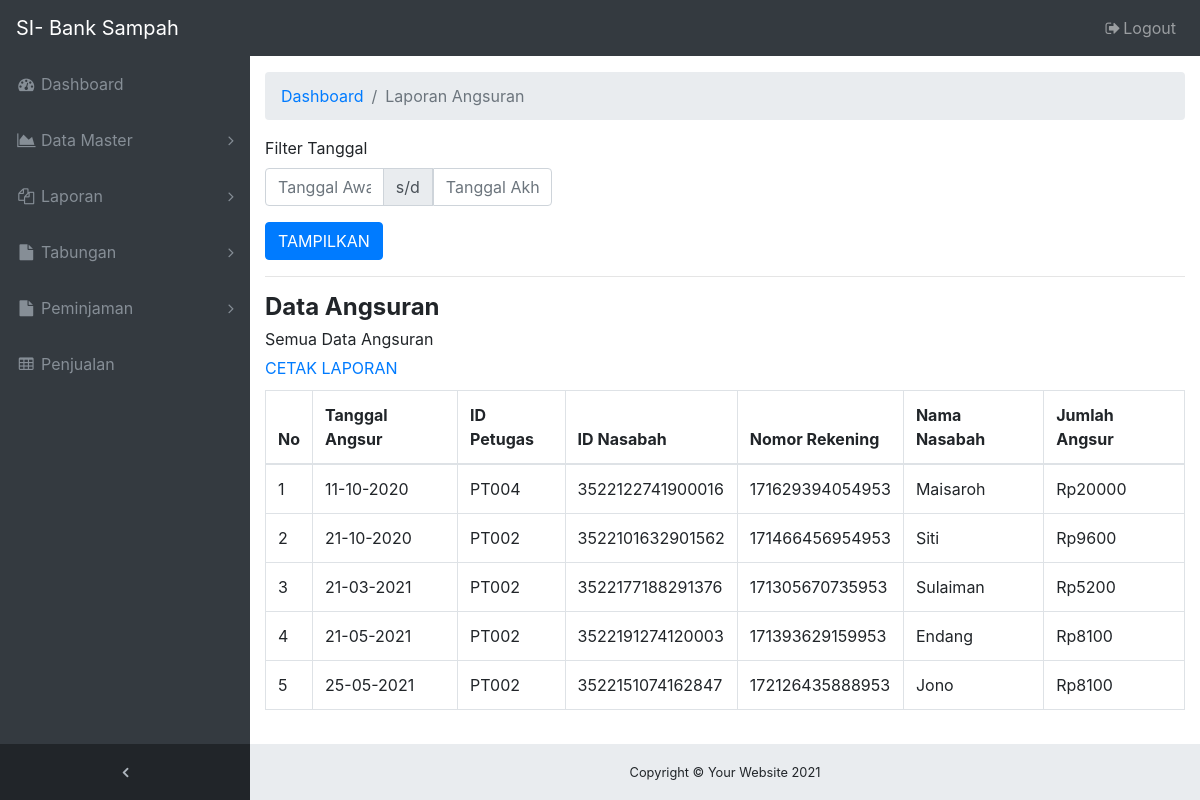
The app's page /ADMIN/laporan-angsuran.php (signed in), older data.
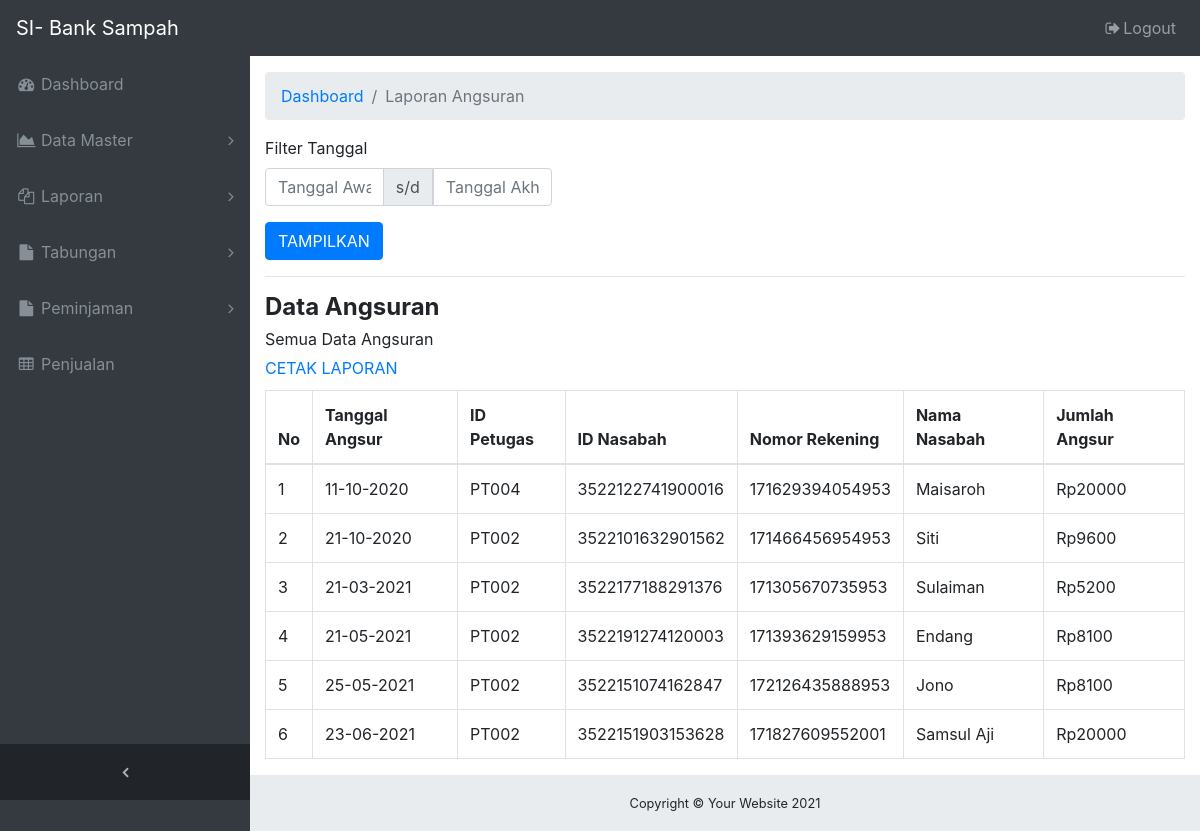
The same page, newer data.
### tables this page shows
CREATE TABLE `tb_angsuran` (
  `id_angsur` varchar(10) NOT NULL,
  `id_petugas` varchar(10) NOT NULL,
  `id_nasabah` varchar(20) NOT NULL,
  `id_jenis` varchar(10) NOT NULL,
  `berat_angsur` int(11) NOT NULL,
  `total_angsur` int(11) NOT NULL,
  `tanggal_angsur` date NOT NULL
);

CREATE TABLE `tb_nasabah` (
  `id_nasabah` varchar(20) NOT NULL,
  `nama_nasabah` varchar(50) NOT NULL,
  `jk_nasabah` varchar(10) NOT NULL,
  `alamat_nasabah` varchar(50) NOT NULL,
  `telp_nasabah` varchar(15) NOT NULL,
  `pekerjaan_nasabah` varchar(15) NOT NULL,
  `tgl_daftar` date NOT NULL,
  `norek_nasabah` varchar(20) NOT NULL,
  `saldo_nasabah` int(11) NOT NULL,
  `pinjaman_nasabah` int(11) NOT NULL
);

### ADMIN/laporan-angsuran.php (the view, shortened to what this page needs)
<!DOCTYPE html>
<html lang="en">
  <head>
    <link href="vendor/bootstrap/css/bootstrap.min.css" rel="stylesheet">
    <link href="vendor/font-awesome/css/font-awesome.min.css" rel="stylesheet" type="text/css">
    <link href="vendor/datatables/dataTables.bootstrap4.css" rel="stylesheet">
    <link href="css/sb-admin.css" rel="stylesheet">
    <?php include 'navbar.php'; ?>
  </head>
  <body class="fixed-nav sticky-footer bg-dark" id="page-top">
    <div class="content-wrapper">
      <div class="container-fluid">
        <ol class="breadcrumb">
          <li class="breadcrumb-item">
            <a href="index.php">Dashboard</a>
          </li>
          <li class="breadcrumb-item active">Laporan Angsuran</li>
        </ol>
        <form method="GET" action="laporan-angsuran.php">
          <div class="row">
            <div class="col-sm-6 col-md-4">
              <div class="form-group">
                <label>Filter Tanggal</label>
                <div class="input-group">
                  <input type="text" name="tgl_awal" value="<?= @$_GET['tgl_awal'] ?>" class="form-control tgl_awal datetimepicker-input" placeholder="Tanggal Awal" data-toggle="datetimepicker" data-target=".tgl_awal" autocomplete="off">
                  <div class="input-group-append">
                    <span class="input-group-text">s/d</span>
                  </div>
                  <input type="text" name="tgl_akhir" value="<?= @$_GET['tgl_akhir'] ?>" class="form-control tgl_akhir datetimepicker-input" placeholder="Tanggal Akhir" data-toggle="datetimepicker" data-target=".tgl_akhir" autocomplete="off">
                </div>
              </div>
            </div>
          </div>
          <button type="submit" name="filter" value="true" class="btn btn-primary">TAMPILKAN</button>
        </form>
        <?php
        include "koneksi_db.php";
        $tgl_awal  = @$_GET['tgl_awal'];
        $tgl_akhir = @$_GET['tgl_akhir'];
        if(empty($tgl_awal) or empty($tgl_akhir)){
        $query     = "SELECT a.id_angsur, a.id_petugas, a.id_nasabah, n.norek_nasabah, n.nama_nasabah, a.total_angsur, a.tanggal_angsur FROM tb_angsuran a INNER JOIN tb_nasabah n WHERE a.id_nasabah = n.id_nasabah";
        $url_cetak = "print-laporan-angsuran.php";
        $label     = "Semua Data Angsuran";
        }
        ?>
        <hr />
        <h4 style="margin-bottom: 5px;"><b>Data Angsuran</b></h4>
        <?php echo $label ?><br />
        <div style="margin-top: 5px;">
          <a href="<?php echo $url_cetak ?>">CETAK LAPORAN</a>
        </div>
        <div class="table-responsive" style="margin-top: 10px;">
          <table class="table table-bordered">
            <thead>
              <tr>
                <th>No</th>
                <th>Tanggal Angsur</th>
                <th>ID Petugas</th>
                <th>ID Nasabah</th>
                <th>Nomor Rekening</th>
                <th>Nama Nasabah</th>
                <th>Jumlah Angsur</th>
              </tr>
            </thead>
            <tbody>
              <?php
              $sql = mysqli_query($koneksi, $query);
              $row = mysqli_num_rows($sql);
              $nomor = 1;
              if($row > 0){
              while($data = mysqli_fetch_array($sql)){
              $tgl = date('d-m-Y', strtotime($data['tanggal_angsur']));
              echo "<tr>";
                echo "<td>".$nomor++."</td>";
                echo "<td>".$tgl."</td>";
                echo "<td>".$data['id_petugas']."</td>";
                echo "<td>".$data['id_nasabah']."</td>";
                echo "<td>".$data['norek_nasabah']."</td>";
                echo "<td>".$data['nama_nasabah']."</td>";
                echo "<td>Rp".$data['total_angsur']."</td>";
              echo "</tr>";
              }
              }else{
              echo "<tr><td colspan='5'>Data tidak ada</td></tr>";
              }
              ?>
            </tbody>
          </table>
        </div>
      </div>
      <?php include 'footer.php'; ?>
    </div>
  </body>
</html>

### ADMIN/navbar.php (shortened to what this page needs)
<nav class="navbar navbar-expand-lg navbar-dark bg-dark fixed-top" id="mainNav">
  <a class="navbar-brand" href="index.php">SI- Bank Sampah</a>
  <div class="collapse navbar-collapse" id="navbarResponsive">
    <ul class="navbar-nav navbar-sidenav" id="exampleAccordion">
      <li class="nav-item" data-toggle="tooltip" data-placement="right" title="Dashboard">
        <a class="nav-link" href="index.php">
          <i class="fa fa-fw fa-dashboard"></i>
          <span class="nav-link-text">Dashboard</span>
        </a>
      </li>
      <li class="nav-item" data-toggle="tooltip" data-placement="right" title="Laporan">
        <a class="nav-link nav-link-collapse collapsed" data-toggle="collapse" href="#collapseData" data-parent="#exampleAccordion">
          <i class="fa fa-fw fa-area-chart"></i>
          <span class="nav-link-text">Data Master</span>
        </a>
      </li>
      <li class="nav-item" data-toggle="tooltip" data-placement="right" title="Laporan">
        <a class="nav-link nav-link-collapse collapsed" data-toggle="collapse" href="#collapseLaporan" data-parent="#exampleAccordion">
          <i class="fa fa-fw fa-copy"></i>
          <span class="nav-link-text">Laporan</span>
        </a>
      </li>
      <li class="nav-item" data-toggle="tooltip" data-placement="right" title="Tabungan">
        <a class="nav-link nav-link-collapse collapsed" data-toggle="collapse" href="#collapseTabungan" data-parent="#exampleAccordion">
          <i class="fa fa-fw fa-file"></i>
          <span class="nav-link-text">Tabungan</span>
        </a>
      </li>
      <li class="nav-item" data-toggle="tooltip" data-placement="right" title="Peminjaman">
        <a class="nav-link nav-link-collapse collapsed" data-toggle="collapse" href="#collapsePeminjaman" data-parent="#exampleAccordion">
          <i class="fa fa-fw fa-file"></i>
          <span class="nav-link-text">Peminjaman</span>
        </a>
      </li>
      <li class="nav-item" data-toggle="tooltip" data-placement="right" title="Penjualan">
        <a class="nav-link" href="menu-penjualan.php">
          <i class="fa fa-fw fa-table"></i>
          <span class="nav-link-text">Penjualan</span>
        </a>
      </li>
    </ul>
    <ul class="navbar-nav sidenav-toggler">
      <li class="nav-item">
        <a class="nav-link text-center" id="sidenavToggler">
          <i class="fa fa-fw fa-angle-left"></i>
        </a>
      </li>
    </ul>
    <ul class="navbar-nav ml-auto">
      <li class="nav-item">
        <a class="nav-link" data-toggle="modal" data-target="#exampleModal">
          <i class="fa fa-fw fa-sign-out"></i>Logout</a>
      </li>
    </ul>
  </div>
</nav>

### ADMIN/footer.php
<footer class="sticky-footer">
      <div class="container">
        <div class="text-center">
          <small>Copyright © Your Website 2021</small>
        </div>
      </div>
    </footer>

### ADMIN/css/sb-admin.css (style rules this page uses)
html { position: relative; min-height: 100%; }
body { overflow-x: hidden; }
body.sticky-footer { margin-bottom: 56px; }
body.sticky-footer .content-wrapper { min-height: calc(100vh - 56px - 56px); }
body.fixed-nav { padding-top: 56px; }
.content-wrapper { min-height: calc(100vh - 56px); padding-top: 1rem; }
#mainNav .navbar-collapse { overflow: auto; max-height: 75vh; }
#mainNav .navbar-collapse .navbar-nav .nav-item .nav-link { cursor: pointer; }
#mainNav .navbar-collapse .navbar-sidenav .nav-link-collapse:after { float: right; content: '\f107'; font-family: 'FontAwesome'; }
#mainNav .navbar-collapse .navbar-sidenav .nav-link-collapse.collapsed:after { content: '\f105'; }
#mainNav .navbar-collapse .sidenav-toggler { display: none; }
@media (min-width: 992px) { #mainNav .navbar-brand { width: 250px; } }
@media (min-width: 992px) { #mainNav .navbar-collapse { overflow: visible; max-height: none; } }
@media (min-width: 992px) { #mainNav .navbar-collapse .navbar-sidenav { position: absolute; top: 0; left: 0; -webkit-flex-direction: column; -ms-flex-direction: column; flex-direction: column; margin-top: 56px; } }
@media (min-width: 992px) { #mainNav .navbar-collapse .navbar-sidenav > .nav-item { width: 250px; padding: 0; } }
@media (min-width: 992px) { #mainNav .navbar-collapse .navbar-sidenav > .nav-item > .nav-link { padding: 1em; } }
#mainNav.fixed-top .sidenav-toggler { display: none; }
@media (min-width: 992px) { #mainNav.fixed-top .navbar-sidenav { height: calc(100vh - 112px); } }
@media (min-width: 992px) { #mainNav.fixed-top .sidenav-toggler { position: absolute; top: 0; left: 0; display: flex; -webkit-flex-direction: column; -ms-flex-direction: column; flex-direction: column; margin-top: calc(100vh - 56px); } }
@media (min-width: 992px) { #mainNav.fixed-top .sidenav-toggler > .nav-item { width: 250px; padding: 0; } }
@media (min-width: 992px) { #mainNav.fixed-top .sidenav-toggler > .nav-item > .nav-link { padding: 1em; } }
#mainNav.fixed-top.navbar-dark .sidenav-toggler { background-color: #212529; }
#mainNav.fixed-top.navbar-dark .sidenav-toggler a i { color: #adb5bd; }
.content-wrapper { overflow-x: hidden; background: white; }
@media (min-width: 992px) { .content-wrapper { margin-left: 250px; } }
#sidenavToggler i { font-weight: 800; }
#mainNav.navbar-dark .navbar-collapse .navbar-sidenav .nav-link-collapse:after { color: #868e96; }
#mainNav.navbar-dark .navbar-collapse .navbar-sidenav > .nav-item > .nav-link { color: #868e96; }
@media (min-width: 992px) { #mainNav.navbar-dark .navbar-collapse .navbar-sidenav { background: #343a40; } }
footer.sticky-footer { position: absolute; right: 0; bottom: 0; width: 100%; height: 56px; background-color: #e9ecef; line-height: 55px; }
@media (min-width: 992px) { footer.sticky-footer { width: calc(100% - 250px); } }

Row changes from the older to the newer data that the page shows:
added tb_angsuran: tanggal_angsur "23-06-2021", id_petugas "PT002", id_nasabah "3522151903153628", id_nasabah.norek_nasabah "171827609552001", id_nasabah.nama_nasabah "Samsul Aji", total_angsur "20000"
